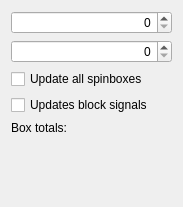
<?xml version="1.0" encoding="UTF-8"?>
<ui version="4.0">
 <class>Dialog</class>
 <widget class="QDialog" name="Dialog">
  <property name="geometry">
   <rect>
    <x>0</x>
    <y>0</y>
    <width>183</width>
    <height>207</height>
   </rect>
  </property>
  <property name="windowTitle">
   <string>Dialog</string>
  </property>
  <layout class="QVBoxLayout" name="verticalLayout">
   <item>
    <widget class="QSpinBox" name="spinBox1">
     <property name="minimumSize">
      <size>
       <width>100</width>
       <height>0</height>
      </size>
     </property>
     <property name="alignment">
      <set>Qt::AlignRight|Qt::AlignTrailing|Qt::AlignVCenter</set>
     </property>
     <property name="maximum">
      <number>100</number>
     </property>
    </widget>
   </item>
   <item>
    <widget class="QSpinBox" name="spinBox2">
     <property name="minimumSize">
      <size>
       <width>100</width>
       <height>0</height>
      </size>
     </property>
     <property name="alignment">
      <set>Qt::AlignRight|Qt::AlignTrailing|Qt::AlignVCenter</set>
     </property>
     <property name="maximum">
      <number>100</number>
     </property>
    </widget>
   </item>
   <item>
    <widget class="QCheckBox" name="checkUpdateAll">
     <property name="text">
      <string>Update all spinboxes</string>
     </property>
    </widget>
   </item>
   <item>
    <widget class="QCheckBox" name="checkBlock">
     <property name="text">
      <string>Updates block signals</string>
     </property>
    </widget>
   </item>
   <item>
    <widget class="QLabel" name="labelOutput">
     <property name="text">
      <string>Box totals: </string>
     </property>
     <property name="wordWrap">
      <bool>true</bool>
     </property>
    </widget>
   </item>
   <item>
    <spacer name="verticalSpacer">
     <property name="orientation">
      <enum>Qt::Vertical</enum>
     </property>
     <property name="sizeHint" stdset="0">
      <size>
       <width>20</width>
       <height>40</height>
      </size>
     </property>
    </spacer>
   </item>
  </layout>
 </widget>
 <resources/>
 <connections/>
</ui>
